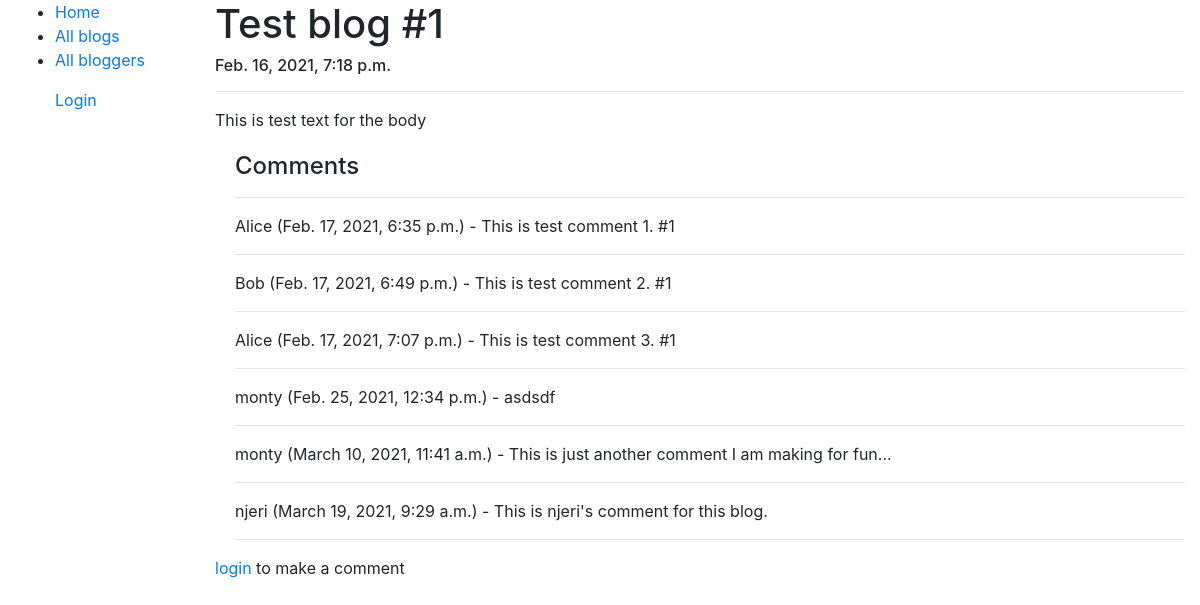
Page /blog/blog/1 on the committed database.
### blog/models.py (models this page shows, shortened)
class Post(models.Model):
    STATUS_CHOICES = (
            ("draft", "Draft"),
            ("published", "Published"),
        )
    title = models.CharField(max_length=100)
    slug = models.SlugField(max_length=250, unique_for_date="publish")
    summary = models.TextField(max_length=500, help_text="Give a brief summary of what your post is about")
    date_posted = models.DateTimeField(default=timezone.now)
    author = models.ForeignKey(User, on_delete=models.CASCADE)
    body = models.TextField()
    publish = models.DateTimeField(default=timezone.now)
    created = models.DateTimeField(auto_now_add=True)
    updated = models.DateTimeField(auto_now=True)
    genre = models.ForeignKey('Tag',null=True, on_delete=models.SET_NULL)
    status = models.CharField(
        max_length=10, choices=STATUS_CHOICES, default="draft"
    )
    class Meta:
        ordering = ("-publish",)

class Comment(models.Model):
    post = models.ForeignKey(Post, on_delete=models.CASCADE, related_name="comments")
    user = models.ForeignKey(User,null=True, blank=True, on_delete=models.CASCADE)
    name = models.CharField(max_length=80)
    email = models.EmailField()
    body = models.TextField(max_length=160)
    created = models.DateTimeField(auto_now_add=True)
    updated = models.DateTimeField(auto_now=True)
    active = models.BooleanField(default=True)
    class Meta:
        ordering = ("created",)

### blog/views.py (the view, shortened to what this page needs)
# urls.py: path('blog/<int:pk>', views.BlogDetailView.as_view(), name='blog-detail'),
class BlogDetailView(DetailView):
    model = Post
    paginate_by = 10
    def get_context_data(self, **kwargs):
        context = super(BlogDetailView, self).get_context_data(**kwargs)
        context["comment"] = Comment.objects.filter(post_id = self.kwargs['pk'])
        return context

### blog/templates/blog/post_detail.html (shortened to what this page needs)
{% extends 'base_generic.html' %}
{% block content %}
<h1>{{post.title}}</h1>
<h6>{{post.date_posted}}</h6>
<hr>
<p>{{post.body}}</p>
<div style="margin-top: 20px; margin-left: 20px;">
    <h4>Comments</h4>
    <hr>
    {% for post in comment%}
        <p>{{post.user}} ({{post.created}}) - {{post.body}}</p>
        <hr>
    {% endfor %}
</div>
{% if user.is_authenticated %}
<a href="{% url 'comment' post.pk %}">Add a comment</a>
{% else %}
<p><a href="{% url 'login' %}">login</a> to make a comment </p>
{% endif %}
{% endblock content %}

### rows in the picture
Post: title "Test blog #1", date_posted "Feb. 16, 2021, 7:18 p.m.", body "This is test text for the body"
Comment: user "Alice", created "Feb. 17, 2021, 6:35 p.m.", body "This is test comment 1. #1"
Comment: user "Bob", created "Feb. 17, 2021, 6:49 p.m.", body "This is test comment 2. #1"
Comment: user "Alice", created "Feb. 17, 2021, 7:07 p.m.", body "This is test comment 3. #1"
Comment: user "monty", created "Feb. 25, 2021, 12:34 p.m.", body "asdsdf"
Comment: user "monty", created "March 10, 2021, 11:41 a.m.", body "This is just another comment I am making for fun..."
Comment: user "njeri", created "March 19, 2021, 9:29 a.m.", body "This is njeri's comment for this blog."
